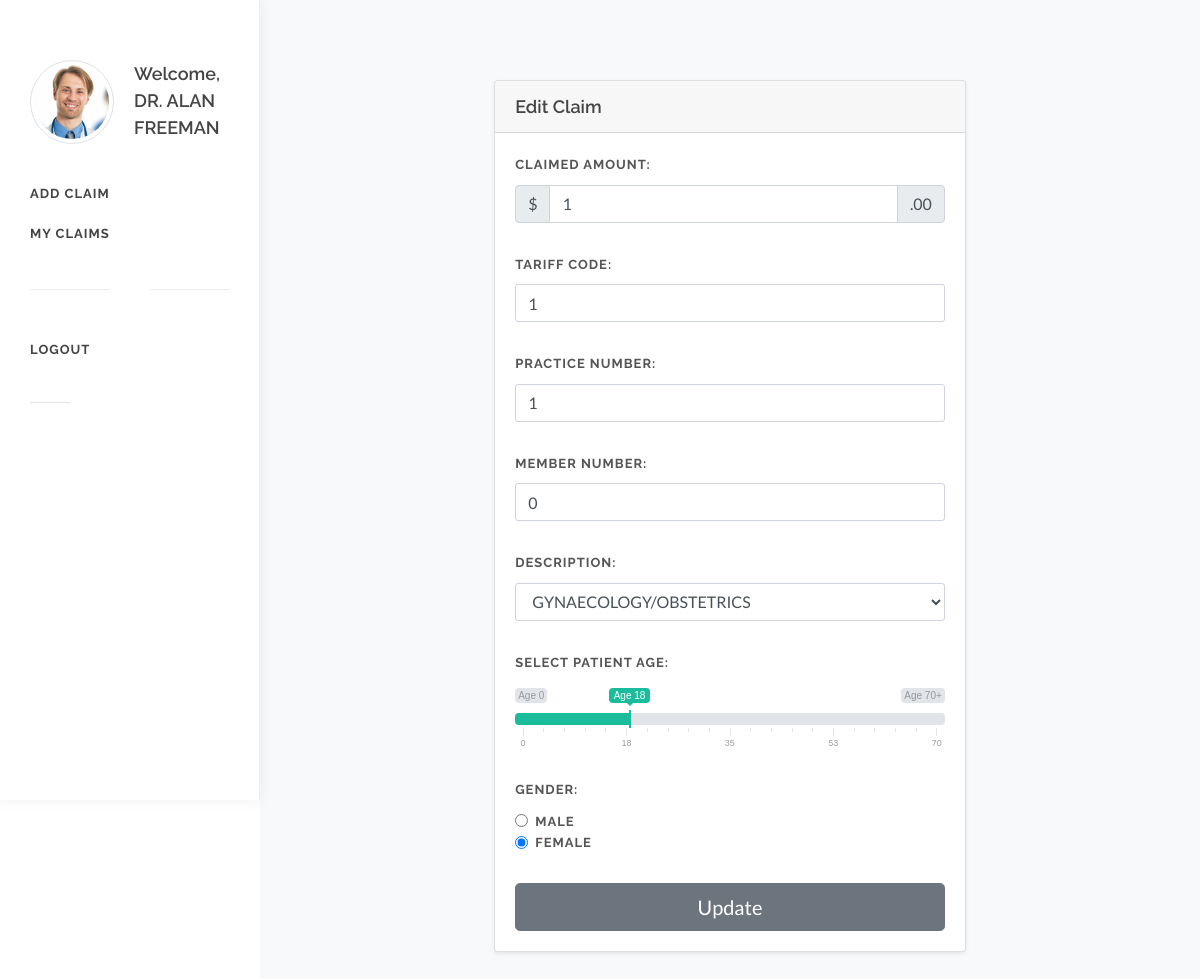
The page /doctorClaim/4 (signed in) on the database its author committed.
### claim/models.py (models this page shows)
class Account(models.Model):
    display_picture = models.ImageField(null=True, blank=True, editable=True, upload_to="images/")
    user = models.ForeignKey(settings.AUTH_USER_MODEL, on_delete=models.CASCADE)
    accountType = models.CharField(max_length=64)
    name = models.CharField(max_length=64, default="")
    department =  models.CharField(max_length=64, default="")
    username = models.CharField(max_length=64, default="")

class Claim(models.Model):
    doctor = models.ForeignKey(Account, on_delete=models.CASCADE)
    claimed = models.IntegerField()
    age = models.IntegerField()
    gender = models.CharField(max_length=50)
    practice = models.IntegerField()
    member = models.IntegerField(default=0)
    description = models.CharField(max_length=50)
    tariff = models.IntegerField()
    approval = models.CharField(max_length=50)
    confidence = models.FloatField(blank=True, null=True)
    trees = models.CharField(max_length=50)
    forest = models.CharField(max_length=50)
    created_at = models.DateTimeField(auto_now_add=True)
    updated_at = models.DateTimeField(auto_now=True)
    class Meta:
        ordering = ('-updated_at',)

### claim/views.py (the view, shortened to what this page needs)
# urls.py: path('doctorClaim/<int:claim_id>', views.doctorHomeUpdate, name='claim-update'),
def doctorHomeUpdate(request, claim_id):
    user = request.user
    account = Account.objects.get(user = user)
    oldClaim = Claim.objects.get(id =claim_id)
    if account.accountType == 'Doctor':
        return render(request, "claim/myClaimUpdate.html", {"claims":oldClaim, 'account':account})
    return render(request, "claim/login.html")

### claim/templates/claim/myClaimUpdate.html (shortened to what this page needs)
{% extends 'claim/docSide.html' %}
{% block body %}
		<section id="content">
			<div class="content-wrap bg-light">
				<div class="container">
					<div class="row justify-content-center">
						<div class="col-lg-7 col-md-10">
							<div class="card shadow-sm">
								<div class="card-header">
									<h4 class="mb-0">Edit Claim</h4>
								</div>
								<div class="card-body">
									<div class="form-windget">
										<form class="nobottommargin" id="" name="template-contactform" action method="post" enctype="multipart/form-data">
											<div class="row">
												<div class="col-12 bottommargin-sm">
													<label for="template-contactform-budget">Claimed Amount:</label>
													<div class="input-group">
													<div class="input-group-prepend">
														<span class="input-group-text">$</span>
													</div>
													<input id="template-contactform-budget" name="claim" value='{{claims.claimed}}' type="number" class="form-control" aria-label="Amount (to the nearest dollar)" placeholder="Enter Claimed Amount" required>
														<div class="input-group-append">
															<span class="input-group-text">.00</span>
														</div>
													</div>
												</div>
												<div class="col-12 bottommargin-sm">
													<label for="template-contactform-phone">Tariff Code:</label>
													<input type="number" id="template-contactform-phone" name="tariff" value='{{claims.tariff}}'class="form-control" placeholder="Enter Practice Number" required/>
												</div>
												<div class="col-12 bottommargin-sm">
													<label for="template-contactform-phone">Practice Number:</label>
													<input type="number" id="template-contactform-phone" name="practice" value='{{claims.practice}}'class="form-control" placeholder="Enter Practice Number" required/>
												</div>
												<div class="col-12 bottommargin-sm">
													<label for="template-contactform-phone">Member Number:</label>
													<input type="number" id="template-contactform-phone" name="member" value='{{claims.member}}'class="form-control" placeholder="Enter Practice Number" required/>
												</div>
												<div class="col-12 bottommargin-sm">
													<label for="template-contactform-default-select">Description:</label>
													<select id="template-contactform-default-select" value='{{claims.description}}' name="description" class="form-control" required>
														<option value="GYNAECOLOGY/OBSTETRICS" {% if claims.description == 'GYNAECOLOGY/OBSTETRICS' %}selected {% endif %}>GYNAECOLOGY/OBSTETRICS</option>
													</select>
												</div>
												<div class="col-12 bottommargin-sm">
													<label for="template-contactform-age" class="mb-3 clearfix">Select Patient Age:</label>
													<input id="template-contactform-age" value='{{claims.age}}'name="age" class="range_01 input-range-slider" required/>
												</div>
												<div class="col-12 bottommargin-sm">
													<label>Gender:</label>
													<div class="form-check">
														<input class="form-check-input" type="radio" name="gender" id="template-contactform-radio-label2" value="M" {% if claims.gender == 'M' %}checked {% endif %}>
														<label class="form-check-label" for="template-contactform-radio-label2">Male</label>
													</div>
													<div class="form-check">
														<input class="form-check-input" type="radio" name="gender" id="template-contactform-radio-label3" value="F" {% if claims.gender == 'F' %}checked {% endif %}>
														<label class="form-check-label" for="template-contactform-radio-label3">Female</label>
													</div>
												</div>
												<div class="col-12">
													<button type="submit" name="template-contactform-submit" class="btn btn-secondary btn-block btn-lg">Update</button>
												</div>
											</div>
										</form>
									</div>
								</div>
							</div>
						</div>
					</div>
				</div>
			</div>
		</section>
{% endblock %}

### claim/templates/claim/docSide.html (shortened to what this page needs)
{% extends 'claim/base.html' %}
{% block side %}
side-header
        {% endblock %}
{% block content %}
		<header id="header" class="no-sticky">
			<div id="header-rap">
				<div class="container clearfix">
					<div id="logo" class="nobottomborder">
						<a  class="standard-logo" ><img src="{{ account.display_picture.url }}" class="alignleft img-circle img-thumbnail notopmargin nobottommargin" alt="Avatar" style="max-width: 84px;">
							<h4>Welcome, {{account.name}}</h4>
						</a>
					</div>
					<nav id="primary-menu">
						<ul>
							<li><a href="{% url 'claim:doctor'%}"><div>Add Claim</div></a></li>
                            <li><a href="{% url 'claim:myclaims' %}"><div>My Claims</div></a></li>
							<div class="divider divider-center"><a  data-scrollto="#header"><i class="icon-settings"></i></a></div>
							<li><a href="{% url 'claim:logout' %}"><div>Logout</div></a></li>
						</ul>
					</nav>
				</div>
			</div>
		</header>
        {% block body %}
        {% endblock %}
{% endblock %}

### claim/static/claim/css/components/ion.rangeslider.css (style rules this page uses)
.irs-hidden-input { position: absolute !important; display: block !important; top: 0 !important; left: 0 !important; width: 0 !important; height: 0 !important; font-size: 0 !important; line-height: 0 !important; padding: 0 !important; margin: 0 !important; overflow: hidden; outline: none !important; z-index: -9999 !important; background: none !important; border-style: solid !important; border-color: transparent !important; }

### rows shown on the page
Account: display_picture (picture), name "DR. ALAN FREEMAN"
Claim: claim "1", tariff "1", practice "1", member "0", description "GYNAECOLOGY/OBSTETRICS", age "18", gender "☐ MALE", gender "☑ FEMALE"
